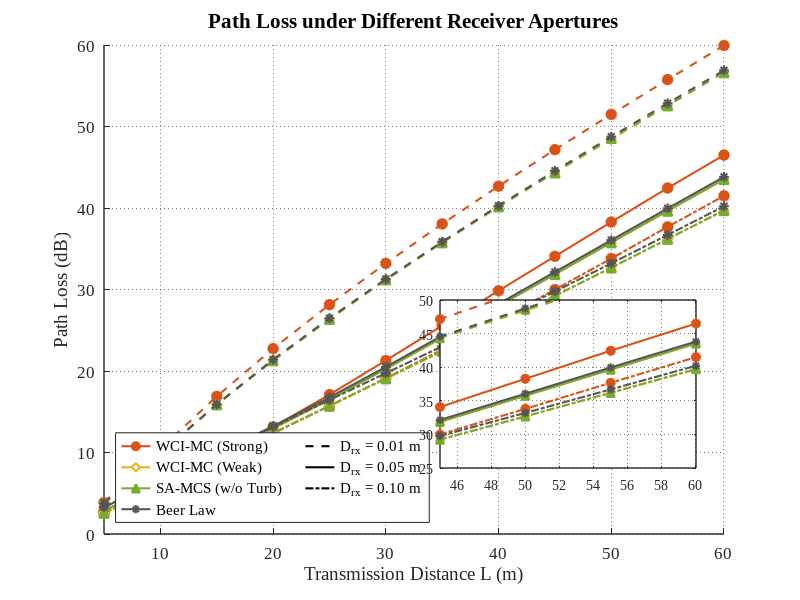
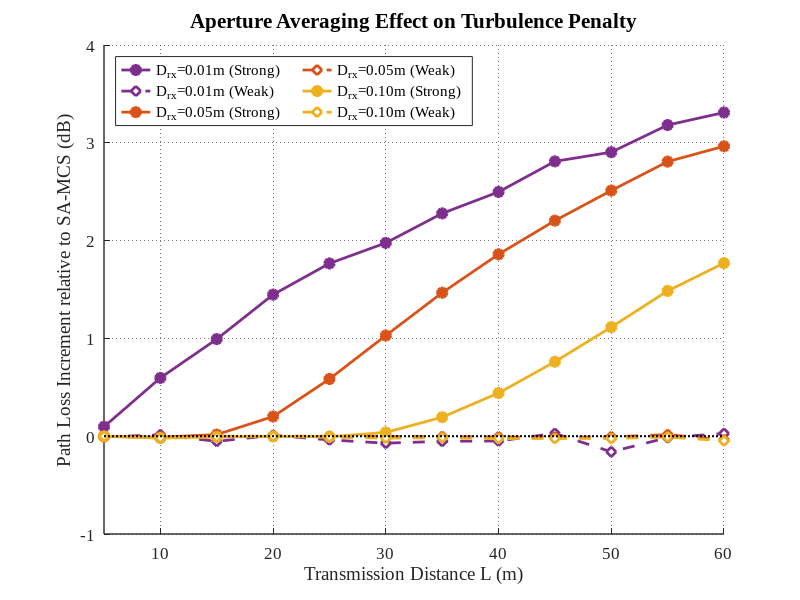

The MATLAB script that drew these images, in order:
%% Exp4_3: Data Visualization (Path Loss & Increments vs Aperture - Strong & Weak Separated)
clc; clear; close all;

% --- 1. 独立加载强湍流、弱湍流与 SA-MCS 数据 ---
try
    d_Strong = load('data_exp4_apt_WCIMC_Strong.mat');
    d_Weak   = load('data_exp4_apt_WCIMC_Weak.mat');
    d_MCS    = load('data_exp4_apt_MCS.mat');
catch
    error('数据加载失败，请务必先运行独立的 WCI-MC (Strong/Weak) 和 MCS 仿真脚本生成 .mat 数据文件。');
end

dist_axis = d_Strong.dist_axis;
apertures_m = d_Strong.apertures_m;
num_apt = length(apertures_m);
c_val = d_MCS.coef_c; 
w0 = 0.002; 
theta_half_div = 0.1 * pi / 180 / 2;

% 视觉色系规范
c_Strong = '#D95319'; c_Weak   = '#EDB120'; 
c_MCS    = '#77AC30'; c_Beer   = '#555555'; 

% 线型设计：0.01m -> '--', 0.05m -> '-', 0.10m -> '-.'
line_styles  = {'--', '-', '-.'};

fig_width = 640; fig_height = 480;

% =========================================================================
% 图 1：绝对路径衰减绘图 (含局部放大图)
% =========================================================================
figure('Name', 'Path Loss vs Aperture', 'Color', 'w', 'Position', [100, 100, fig_width, fig_height]);
hold on;

for i = 1:num_apt
    r_rx = apertures_m(i) / 2;
    % 几何扩展的正确公式
    W_geo = sqrt(w0^2 + (dist_axis .* tan(theta_half_div)).^2);
    geom_loss = 1 - exp(-2 .* (r_rx.^2) ./ (W_geo.^2));
    PL_Beer = -10 * log10(max(exp(-c_val .* dist_axis) .* geom_loss, 1e-300));
    
    ls = line_styles{i}; 
    
    % 分别从 d_Strong 和 d_Weak 中调用数据
    plot(dist_axis, -d_Strong.PL_Cell_WCI_Strong{i}, ls, 'Color', c_Strong, ...
        'Marker', 'o', 'LineWidth', 1.5, 'MarkerSize', 7, 'MarkerFaceColor', c_Strong);
    plot(dist_axis, -d_Weak.PL_Cell_WCI_Weak{i}, ls, 'Color', c_Weak, ...
        'Marker', 'd', 'LineWidth', 1.5, 'MarkerSize', 7, 'MarkerFaceColor', 'w');
        
    plot(dist_axis, -d_MCS.PL_Cell_MCS{i}, ls, 'Color', c_MCS, ...
        'Marker', '^', 'LineWidth', 1.5, 'MarkerSize', 7, 'MarkerFaceColor', c_MCS);
    plot(dist_axis, PL_Beer, ls, 'Color', c_Beer, ...
        'Marker', '*', 'LineWidth', 1.5, 'MarkerSize', 7, 'MarkerFaceColor', c_Beer);
end

grid on; set(gca, 'GridLineStyle', ':', 'GridAlpha', 0.6, 'FontSize', 12, 'LineWidth', 1, 'FontName', 'Times New Roman');
xlabel('Transmission Distance L (m)', 'FontSize', 14, 'FontName', 'Times New Roman');
ylabel('Path Loss (dB)', 'FontSize', 14, 'FontName', 'Times New Roman');
title('Path Loss under Different Receiver Apertures', 'FontSize', 15, 'FontName', 'Times New Roman');
xlim([min(dist_axis), max(dist_axis)]);

% 主图图例 (采用分离式构建)
h_alg1 = plot(nan, nan, '-', 'Color', c_Strong, 'Marker', 'o', 'LineWidth', 1.5, 'MarkerFaceColor', c_Strong);
h_alg2 = plot(nan, nan, '-', 'Color', c_Weak, 'Marker', 'd', 'LineWidth', 1.5, 'MarkerFaceColor', 'w');
h_alg4 = plot(nan, nan, '-', 'Color', c_MCS, 'Marker', '^', 'LineWidth', 1.5, 'MarkerFaceColor', c_MCS);
h_alg5 = plot(nan, nan, '-', 'Color', c_Beer, 'Marker', '*', 'LineWidth', 1.5, 'MarkerFaceColor', c_Beer);

h_apt1 = plot(nan, nan, line_styles{1}, 'Color', 'k', 'LineWidth', 1.5);
h_apt2 = plot(nan, nan, line_styles{2}, 'Color', 'k', 'LineWidth', 1.5);
h_apt3 = plot(nan, nan, line_styles{3}, 'Color', 'k', 'LineWidth', 1.5);

legend([h_alg1, h_alg2, h_alg4, h_alg5, h_apt1, h_apt2, h_apt3], ...
    {'WCI-MC (Strong)', 'WCI-MC (Weak)', 'SA-MCS (w/o Turb)', 'Beer Law', ...
     sprintf('D_{rx} = %.2f m', apertures_m(1)), ...
     sprintf('D_{rx} = %.2f m', apertures_m(2)), ...
     sprintf('D_{rx} = %.2f m', apertures_m(3))}, ...
    'Location', 'southwest', 'FontSize', 11, 'NumColumns', 2, 'FontName', 'Times New Roman');

% -------------------------------------------------------------------------
% 局部放大图 (Inset Plot)
% -------------------------------------------------------------------------
x_zoom = [45, 60];
y_zoom = [25, 50];

ax_inset = axes('Position', [0.55, 0.22, 0.32, 0.28]); 
hold(ax_inset, 'on'); box(ax_inset, 'on');

for i = 1:num_apt
    r_rx = apertures_m(i) / 2;
    W_geo = sqrt(w0^2 + (dist_axis .* tan(theta_half_div)).^2);
    geom_loss = 1 - exp(-2 .* (r_rx.^2) ./ (W_geo.^2));
    PL_Beer = -10 * log10(max(exp(-c_val .* dist_axis) .* geom_loss, 1e-300));
    
    ls = line_styles{i}; 
    
    plot(ax_inset, dist_axis, -d_Strong.PL_Cell_WCI_Strong{i}, ls, 'Color', c_Strong, ...
        'Marker', 'o', 'LineWidth', 1.5, 'MarkerSize', 6, 'MarkerFaceColor', c_Strong);
    plot(ax_inset, dist_axis, -d_Weak.PL_Cell_WCI_Weak{i}, ls, 'Color', c_Weak, ...
        'Marker', 'd', 'LineWidth', 1.5, 'MarkerSize', 6, 'MarkerFaceColor', 'w');
        
    plot(ax_inset, dist_axis, -d_MCS.PL_Cell_MCS{i}, ls, 'Color', c_MCS, ...
        'Marker', '^', 'LineWidth', 1.5, 'MarkerSize', 6, 'MarkerFaceColor', c_MCS);
    plot(ax_inset, dist_axis, PL_Beer, ls, 'Color', c_Beer, ...
        'Marker', '*', 'LineWidth', 1.5, 'MarkerSize', 6, 'MarkerFaceColor', c_Beer);
end

xlim(ax_inset, x_zoom); ylim(ax_inset, y_zoom); grid(ax_inset, 'on');
set(ax_inset, 'GridLineStyle', ':', 'GridAlpha', 0.6, 'FontSize', 10, 'LineWidth', 1, 'FontName', 'Times New Roman');


% =========================================================================
% 图 2：核心机制对比：以 SA-MCS 为基准的绝对衰减增量演化图
% =========================================================================
figure('Name', 'Increment relative to SA-MCS', 'Color', 'w', 'Position', [400, 200, fig_width, fig_height]);
hold on;

color_apertures = {'#7E2F8E', '#D95319', '#EDB120'};
h_strong = zeros(1, num_apt); h_weak   = zeros(1, num_apt);
leg_labels_inc = {}; h_leg_all = [];

for i = 1:num_apt
    PL_MCS    = -d_MCS.PL_Cell_MCS{i};         
    PL_Strong = -d_Strong.PL_Cell_WCI_Strong{i};  
    PL_Weak   = -d_Weak.PL_Cell_WCI_Weak{i};    
    
    inc_strong = PL_Strong - PL_MCS;
    inc_weak   = PL_Weak - PL_MCS;
    
    % 强湍流增量 (实线，实心圆)
    h_strong(i) = plot(dist_axis, inc_strong, '-', 'Color', color_apertures{i}, ...
        'Marker', 'o', 'LineWidth', 2, 'MarkerSize', 7, 'MarkerFaceColor', color_apertures{i});
    
    % 弱湍流增量 (长虚线，空心菱形)
    h_weak(i)   = plot(dist_axis, inc_weak, '--', 'Color', color_apertures{i}, ...
        'Marker', 'd', 'LineWidth', 2, 'MarkerSize', 7, 'MarkerFaceColor', 'w');
        
    leg_labels_inc{end+1} = sprintf('D_{rx}=%.2fm (Strong)', apertures_m(i));
    leg_labels_inc{end+1} = sprintf('D_{rx}=%.2fm (Weak)', apertures_m(i));
    h_leg_all = [h_leg_all, h_strong(i), h_weak(i)];
end

plot([min(dist_axis), max(dist_axis)], [0, 0], 'k:', 'LineWidth', 1.5, 'HandleVisibility', 'off');

grid on; set(gca, 'GridLineStyle', ':', 'GridAlpha', 0.6, 'FontSize', 12, 'LineWidth', 1, 'FontName', 'Times New Roman');
xlabel('Transmission Distance L (m)', 'FontSize', 14, 'FontName', 'Times New Roman');
ylabel('Path Loss Increment relative to SA-MCS (dB)', 'FontSize', 14, 'FontName', 'Times New Roman');
title('Aperture Averaging Effect on Turbulence Penalty', 'FontSize', 15, 'FontName', 'Times New Roman');
xlim([min(dist_axis), max(dist_axis)]);

legend(h_leg_all, leg_labels_inc, 'Location', 'northwest', 'FontSize', 11, 'NumColumns', 2, 'FontName', 'Times New Roman');
